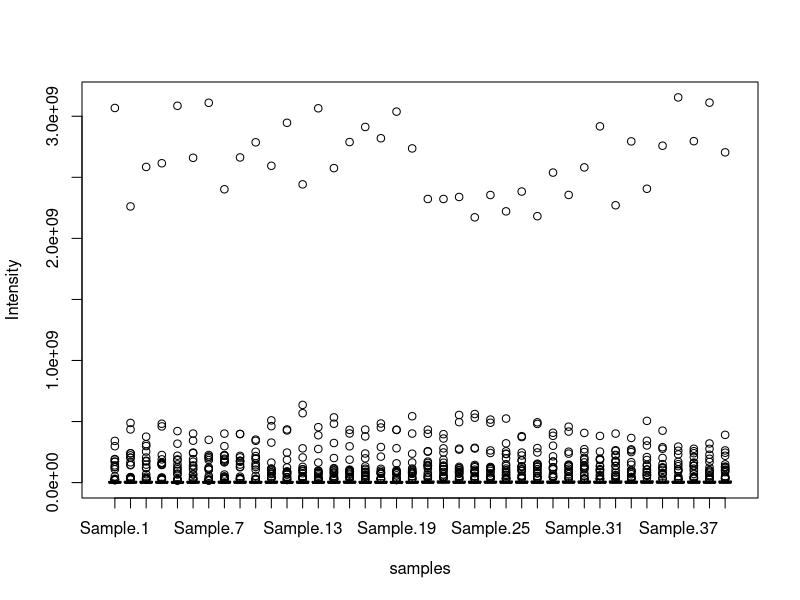
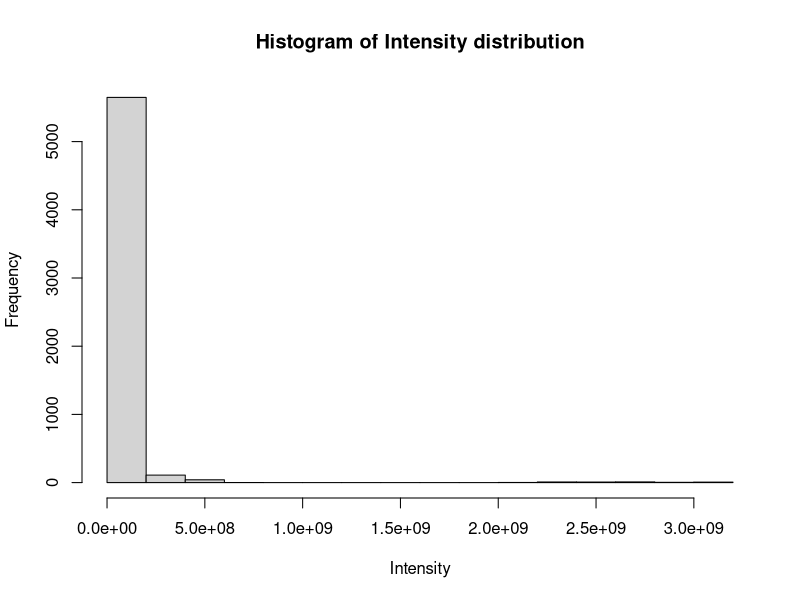
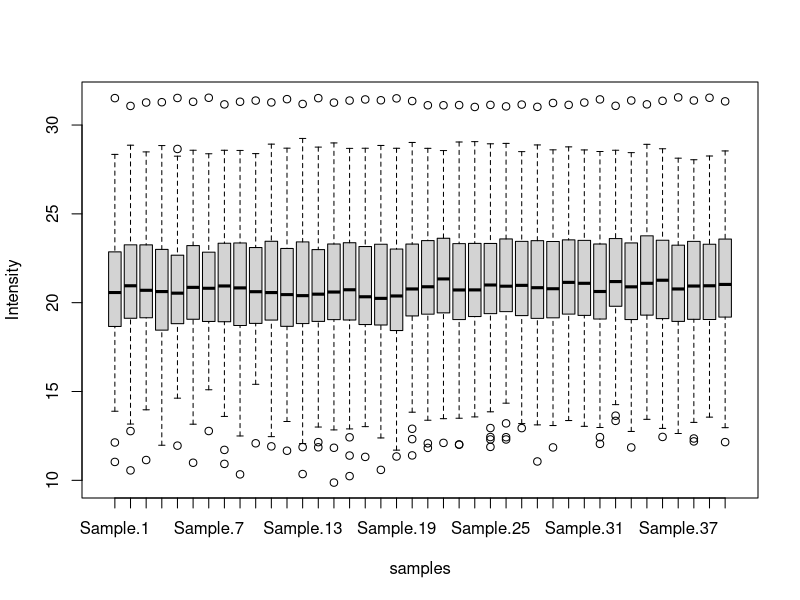
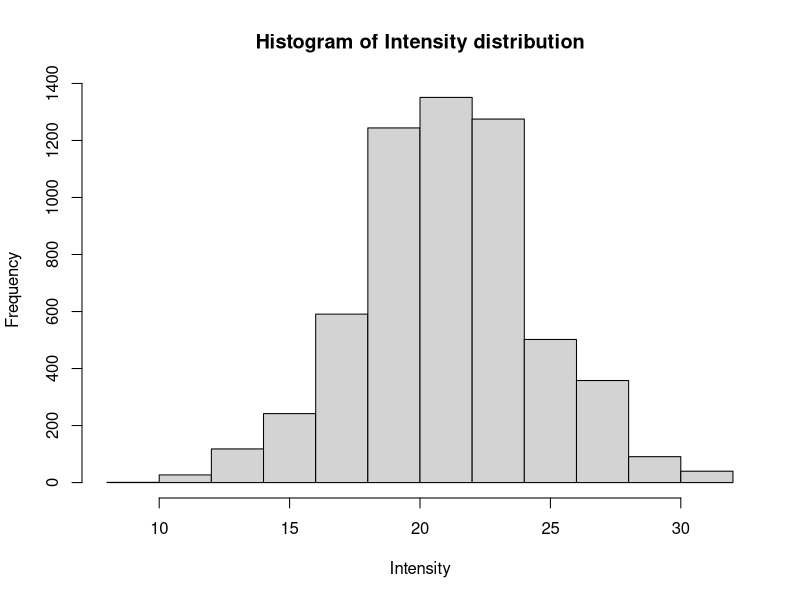
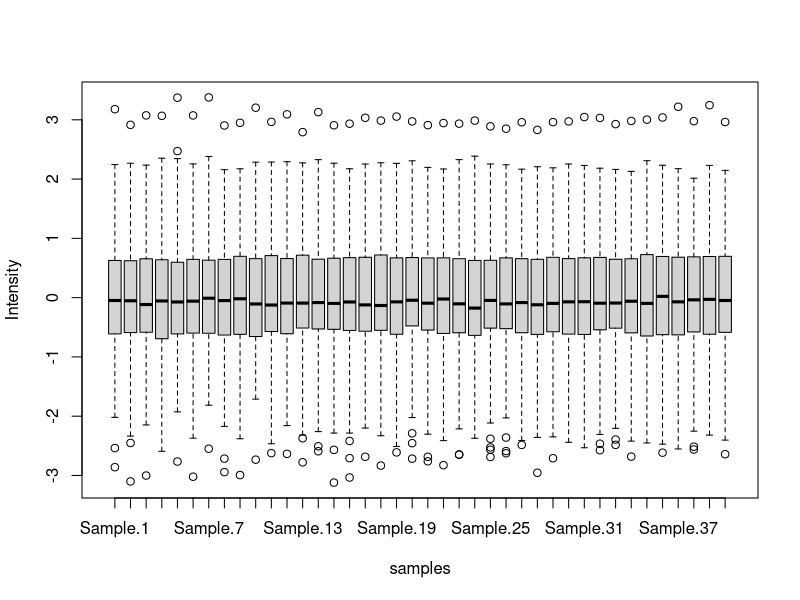
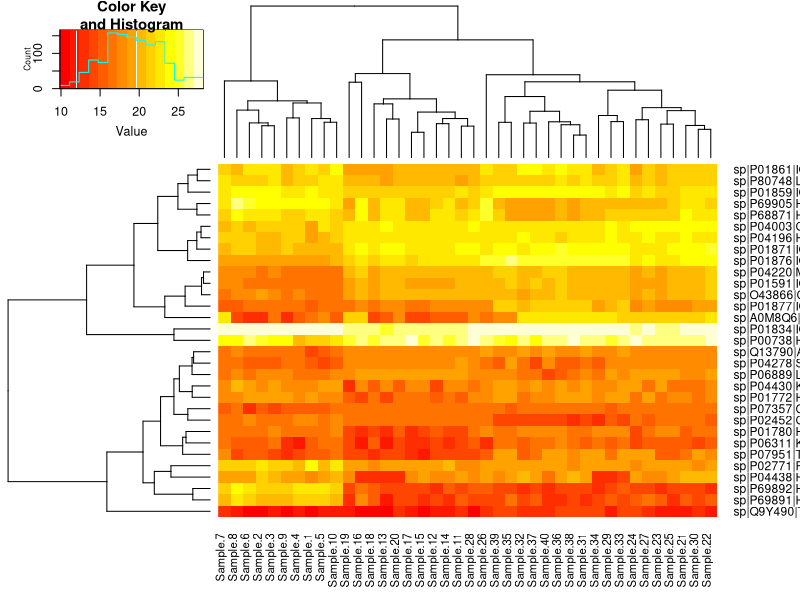
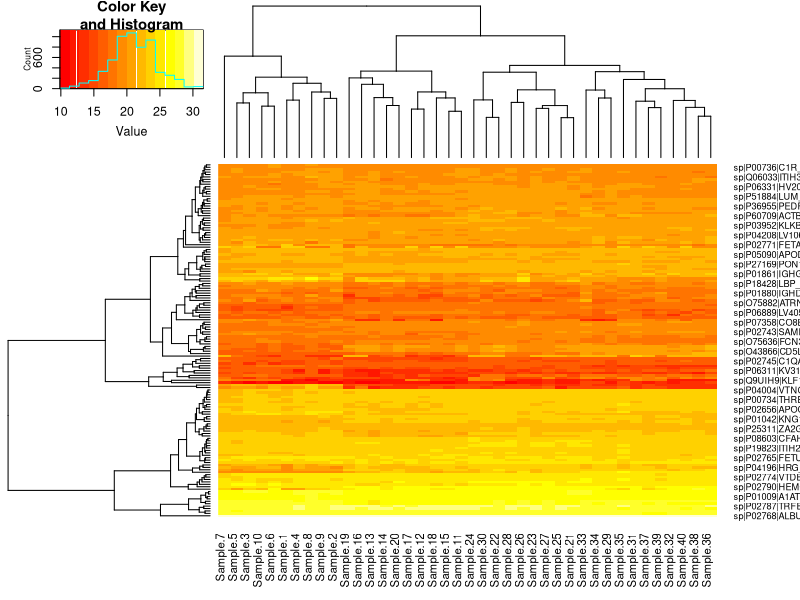
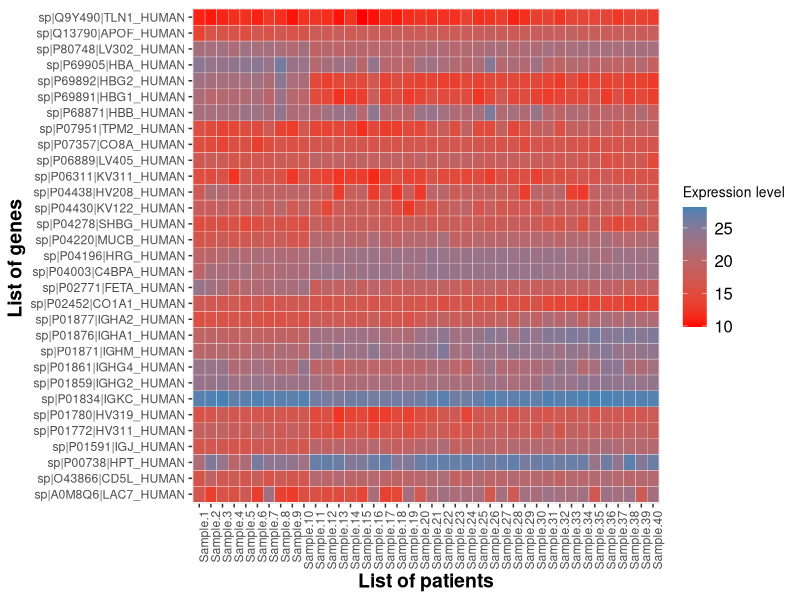

The R source for these figures, in order:
## ---- chunk 1
data<-read.table("SWATH.example.data.csv", sep=",",header=T, row.names = 1)
data
boxplot(data, ylab="Intensity", xlab="samples") 
hist(as.numeric(unlist(data)), main = "Histogram of Intensity distribution",  xlab = "Intensity")
## ---- chunk 2
data <- log2(data)
boxplot(data, ylab="Intensity", xlab="samples") 
hist(as.numeric(unlist(data)), main = "Histogram of Intensity distribution",  xlab = "Intensity")
## ---- chunk 3
norm.data <- scale(data) ##mean center and scaling normalization
boxplot(norm.data, ylab="Intensity", xlab="samples")

## ---- chunk 4
Results <- as.data.frame(norm.data)
Results$control <- rowMeans(norm.data[, c(1:10)])
Results$less1 <- rowMeans(norm.data[, c(11:20)])
Results$onetofive <- rowMeans(norm.data[, c(21:30)])
Results$adult <- rowMeans(norm.data[, c(31:40)])
Results <- Results[, c(41, 42, 43, 44)]
d <- data.frame(mean = 1:40, group = 1:40)
for (i in 1:nrow(norm.data)) {
  d$mean <- as.numeric(norm.data[i, ])
  d$group[1:10] <- "control"
  d$group[11:20] <- "less1"
  d$group[21:30] <- "onetofive"
  d$group[31:40] <- "adult"
  model <- lm(formula = mean ~ group, data = d)
  Results$p[i] <- anova(model)$"Pr(>F)"
  print(TukeyHSD(aov(mean ~ group, data = d)))
}
Results$FC <-apply(Results[, 1:4], 1, max) - apply(Results[, 1:4], 1, min)
## ---- chunk 5
Results
resultsANOVA <-Results[which(Results$p <= 0.05 & abs(Results$FC) >= 0.5), ]
resultsANOVA
## ---- chunk 6
heat <- as.matrix(data[which(row.names(data) %in% row.names(resultsANOVA)),])
## ---- chunk 7
library(gplots)
heatmap.2(heat, trace = "none") 
heatmap.2(as.matrix(data), trace = "none") 
## ---- chunk 8
library(reshape2)
heat <- melt(heat)
names(heat) <- c("protein", "sample", "value")

library(ggplot2)
ggplot(heat, aes(sample, protein )) +
  geom_tile(aes(fill = value), color = "white") +
  scale_fill_gradient(low = "red", high = "steelblue") +
  ylab("List of genes ") +
  xlab("List of patients") +
  theme(legend.title = element_text(size = 10),
        legend.text = element_text(size = 12),
        plot.title = element_text(size=16),
        axis.title=element_text(size=14,face="bold"),
        axis.text.x = element_text(angle = 90, hjust = 1)) +
  labs(fill = "Expression level")
